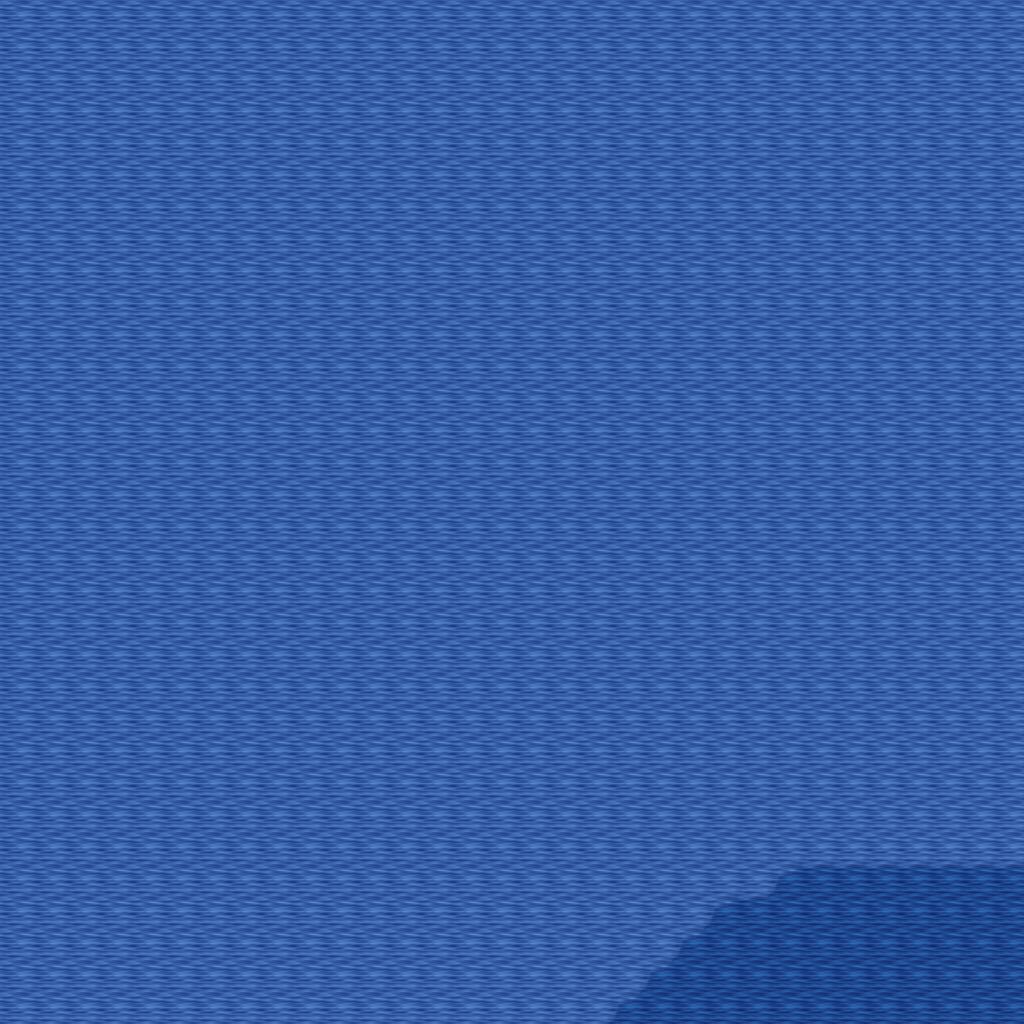

A 2D game scene composited from a Tiled map and its tileset images. What follows is a short description and the map's XML, with each tile layer's data collapsed to a summary:
An orthogonal 32x32 tile map with 32x32 px tiles, 5 tile layers (Ground, Objects, Objects2, Above, ...), 1 hidden layer not drawn, 7 tilesets.

<map version="1.10" tiledversion="1.11.0" orientation="orthogonal" renderorder="right-down" width="32" height="32" tilewidth="32" tileheight="32" infinite="0" nextlayerid="11" nextobjectid="1">
 <tileset firstgid="1" name="ground_ground" tilewidth="32" tileheight="32" tilecount="33" columns="3">
  <image source="../drawable/ground_ground.png" width="96" height="352" />
 </tileset>
 <tileset firstgid="34" name="ground_grass_edges" tilewidth="32" tileheight="32" tilecount="36" columns="12">
  <image source="../drawable/ground_grass_edges.png" width="384" height="96" />
 </tileset>
 <tileset firstgid="70" name="ground_water_pool" tilewidth="32" tileheight="32" tilecount="72" columns="3">
  <image source="../drawable/ground_water_pool.png" width="96" height="768" />
 </tileset>
 <tileset firstgid="142" name="ground_grass_corners" tilewidth="32" tileheight="32" tilecount="24" columns="6">
  <image source="../drawable/ground_grass_corners.png" width="192" height="128" />
 </tileset>
 <tileset firstgid="166" name="plant_flower_daisy_white" tilewidth="32" tileheight="32" tilecount="8" columns="2">
  <image source="../drawable/plant_flower_daisy_white.png" width="64" height="128" />
 </tileset>
 <tileset firstgid="174" name="logic_collision" tilewidth="32" tileheight="32" tilecount="1" columns="1">
  <image source="../drawable/logic_collision.png" width="32" height="32" />
 </tileset>
 <tileset firstgid="175" name="ground_water_pool_deep" tilewidth="32" tileheight="32" tilecount="72" columns="3">
  <image source="../drawable/ground_water_pool_deep.png" width="96" height="768" />
 </tileset>
 <layer id="1" name="Ground" width="32" height="32">
  <data>[1024 cells, 1024 non-empty, 4 distinct tile ids]</data>
 </layer>
 <layer id="2" name="Objects" width="32" height="32">
  <data>[1024 cells, 0 non-empty, 0 distinct tile ids]</data>
 </layer>
 <layer id="3" name="Objects2" width="32" height="32">
  <data>[1024 cells, 0 non-empty, 0 distinct tile ids]</data>
 </layer>
 <layer id="4" name="Above" width="32" height="32">
  <data>[1024 cells, 0 non-empty, 0 distinct tile ids]</data>
 </layer>
 <layer id="5" name="Above2" width="32" height="32">
  <data>[1024 cells, 0 non-empty, 0 distinct tile ids]</data>
 </layer>
 <layer id="6" name="Walkable" width="32" height="32" visible="0">
  <data>[1024 cells, 1024 non-empty, 1 distinct tile ids]</data>
 </layer>
 <objectgroup id="7" name="Mapevents" />
 <objectgroup id="8" name="Spawn" />
 <objectgroup id="9" name="Keys" />
 <objectgroup id="10" name="Replace" />
</map>
